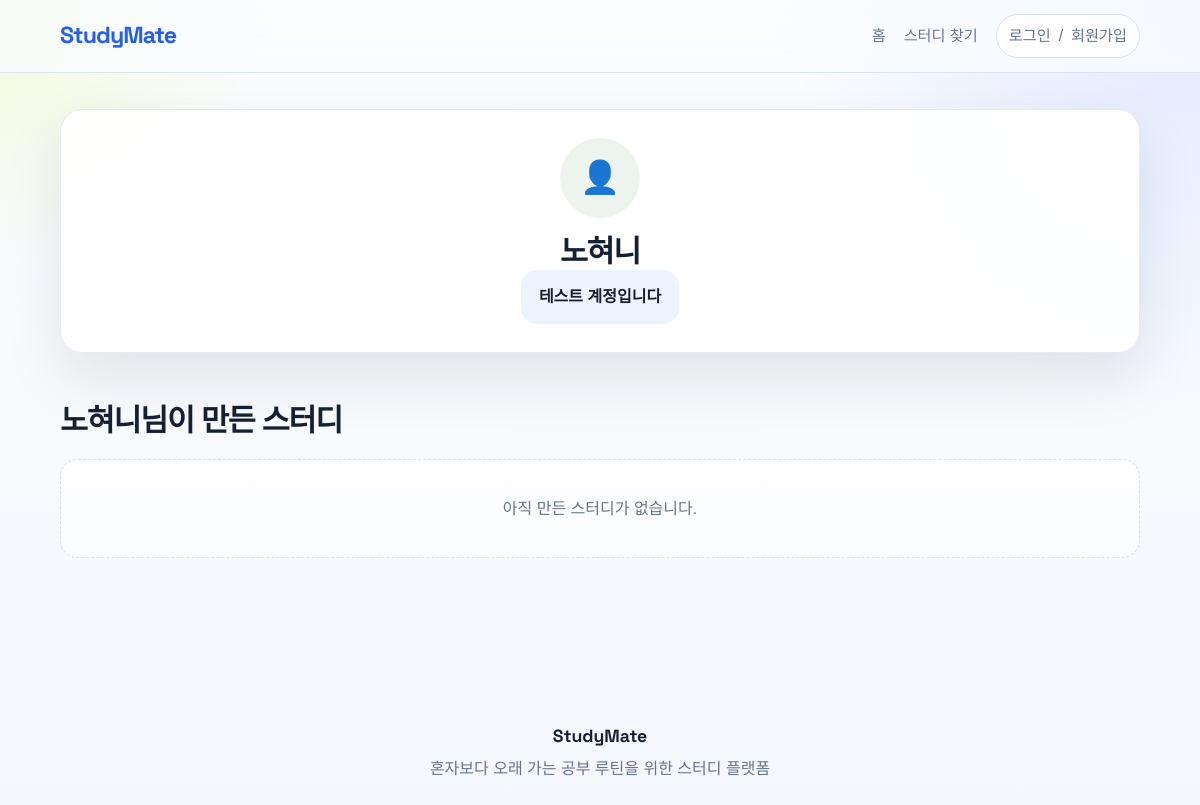
/profile/노혀니, run on an earlier commit of the app's database.
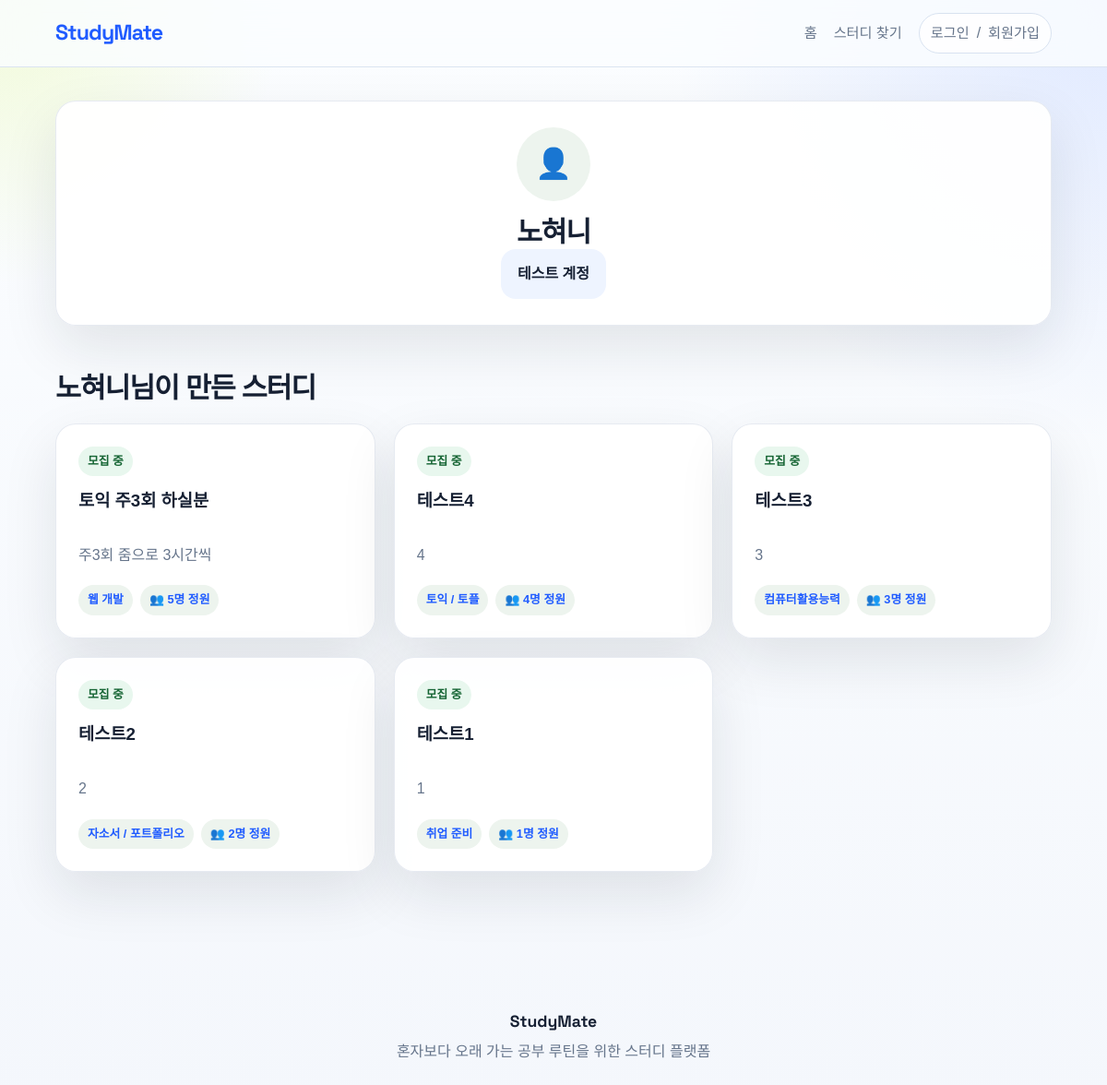
And on a later commit of the database.
### models.py (models this page shows, shortened)
class User(db.Model):
    __tablename__ = "user"
    id = db.Column(db.Integer, primary_key=True)
    userid = db.Column(db.String(50), unique=True, nullable=False)
    password = db.Column(db.String(200), nullable=False)
    nickname = db.Column(db.String(50), unique=True, nullable=False)
    email = db.Column(db.String(100), unique=True, nullable=False)
    bio = db.Column(db.String(100), nullable=True)
    studies = db.relationship("Study", back_populates="author", lazy=True)
    comments = db.relationship("Comment", back_populates="author", lazy=True)
    enrollments = db.relationship("Enrollment", back_populates="user", lazy=True)
    chat_messages = db.relationship("ChatMessage", back_populates="user", lazy=True)

class Study(db.Model):
    __tablename__ = "study"
    id = db.Column(db.Integer, primary_key=True)
    title = db.Column(db.String(200), nullable=False)
    category = db.Column(db.String(50), nullable=False)
    member_count = db.Column(db.Integer, nullable=False)
    content = db.Column(db.Text, nullable=False)
    date = db.Column(db.DateTime, default=get_kst_now, nullable=False)
    writer = db.Column(db.String(50), nullable=False)
    author_id = db.Column(db.Integer, db.ForeignKey("user.id"), nullable=True)
    chat_link = db.Column(db.String(300), nullable=True)
    is_closed = db.Column(db.Boolean, default=False, nullable=False)
    author = db.relationship("User", back_populates="studies")
    comments = db.relationship(
        "Comment",
        back_populates="study",
        cascade="all, delete-orphan",
        lazy=True,
        order_by="Comment.date.asc()",
    )
    enrollments = db.relationship(
        "Enrollment",
        back_populates="study",
        cascade="all, delete-orphan",
        lazy=True,
        order_by="Enrollment.date.desc()",
    )
    chat_messages = db.relationship(
        "ChatMessage",
        back_populates="study",
        cascade="all, delete-orphan",
        lazy=True,
        order_by="ChatMessage.date.asc()",
    )

### app.py (the view)
@app.route("/profile/<nickname>")
def profile(nickname):
    user = User.query.filter_by(nickname=nickname).first_or_404()
    studies = Study.query.filter_by(author_id=user.id).order_by(Study.date.desc()).all()
    return render_template("profile.html", target_user=user, studies=studies)

### app.py (called while the page is built)
def get_current_user():
    if hasattr(g, "current_user"):
        return g.current_user
    session_userid = session.get("user_id")
    user = User.query.filter_by(userid=session_userid).first() if session_userid else None
    if session_userid and user is None:
        session.clear()
    g.current_user = user
    return user

def get_csrf_token():
    token = session.get("_csrf_token")
    if not token:
        token = secrets.token_hex(32)
        session["_csrf_token"] = token
    return token

@app.before_request
def load_user_and_protect_forms():
    get_current_user()
    if request.method == "POST":
        session_token = session.get("_csrf_token")
        submitted_token = request.form.get("_csrf_token") or request.headers.get("X-CSRFToken")
        if not session_token or session_token != submitted_token:
            abort(400, description="잘못된 요청입니다.")

@app.context_processor
def inject_template_globals():
    user = get_current_user()
    return {
        "csrf_token": get_csrf_token(),
        "current_user": user,
        "user_nickname": user.nickname if user else None,
        "study_categories": STUDY_CATEGORIES,
    }

### templates/profile.html (shortened to what this page needs)
{% extends "base.html" %}
{% block content %}
<section class="profile-header">
    <div class="user-avatar">👤</div>
    <h2>{{ target_user.nickname }}</h2>
    <div class="user-bio">
        {{ target_user.bio or "아직 한줄 소개가 없습니다." }}
    </div>
</section>
<section>
    <div class="section-heading">
        <h2>{{ target_user.nickname }}님이 만든 스터디</h2>
    </div>
    <div class="study-list">
        {% for study in studies %}
            <a href="{{ url_for('study_detail', study_id=study.id) }}" class="card-link">
                <article class="card">
                    <div class="card-top">
                        <span class="card-status {% if study.is_closed %}closed{% endif %}">
                            {% if study.is_closed %}모집 마감{% else %}모집 중{% endif %}
                        </span>
                        <h3>{{ study.title }}</h3>
                        <p class="card-body">{{ study.content[:90] }}{% if study.content|length > 90 %}...{% endif %}</p>
                    </div>
                    <div class="tag-row">
                        <span class="tag">{{ study.category }}</span>
                        <span class="tag">👥 {{ study.member_count }}명 정원</span>
                    </div>
                </article>
            </a>
        {% endfor %}
        {% if not studies %}
            <p class="empty-message">아직 만든 스터디가 없습니다.</p>
        {% endif %}
    </div>
</section>
{% endblock %}

What changed in the data, as far as the page shows it:
changed User "노혀니": bio "테스트 계정입니다" → "테스트 계정"
added Study: is_closed "모집 중", title "토익 주3회 하실분", content "주3회 줌으로 3시간씩", category "웹 개발", member_count "5"
now on this page (row edited): Study: is_closed "모집 중", title "테스트4", content "4", category "토익 / 토플", member_count "4"
now on this page (row edited): Study: is_closed "모집 중", title "테스트3", content "3", category "컴퓨터활용능력", member_count "3"
now on this page (row edited): Study: is_closed "모집 중", title "테스트2", content "2", category "자소서 / 포트폴리오", member_count "2"
now on this page (row edited): Study: is_closed "모집 중", title "테스트1", content "1", category "취업 준비", member_count "1"
Also different on the page:
text no longer shown: "아직 만든 스터디가 없습니다."
